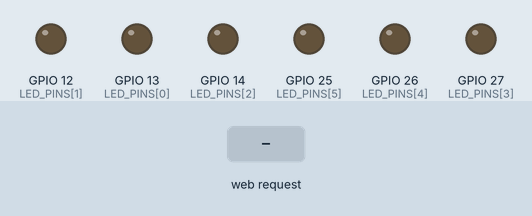
This sketch was run on a simulated ESP32. Shown: output pins drawn as LEDs (lit = HIGH). The test bench sets the inputs (shaded band). WiFi joins after 1.5 s; servers stay silent unless stated; what the sketch prints to the serial monitor is not drawn.

Above: at 3.2 s.
3.3 s: HTTP request GET /leds?count=1 received
At 4.2 s:
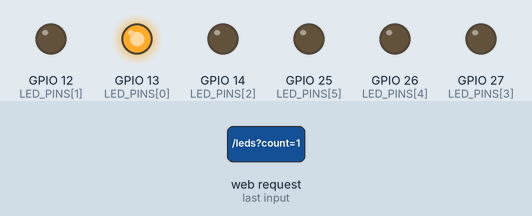
4.8 s: HTTP request GET /leds?count=0 received
At 5.4 s:
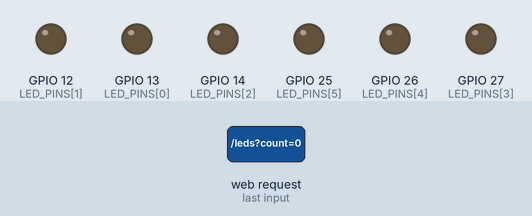
Timing chart, 0 to 7.8 s (numbered marks = the images above; inputs shaded):
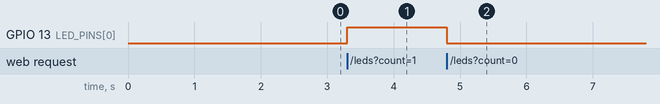

The sketch:

esp32_led_controller.ino
```cpp
/*
 * ESP32 LED Controller Web Server with PWM Brightness Support
 *
 * Class Assignment MVP: Hand Gesture Detection & LED Control System
 * Hardware Target: ESP32 Microcontroller + 6 LED Channels (D13, D12, D14, D27, D26, D25)
 * Protocol: HTTP GET Server over Wi-Fi
 *
 * Endpoints:
 *   - GET /health                  : System health check
 *   - GET /status                  : Current LED state array, brightness %, & network status
 *   - GET /leds?count=N&brightness=B: Set first N LEDs ON (N in 0..6) with brightness B (0..100%)
 */

#include <WiFi.h>
#include <WebServer.h>

// ======================= CONFIGURATION =======================
const char* WIFI_SSID     = "YOUR_WIFI_SSID";
const char* WIFI_PASSWORD = "YOUR_WIFI_PASSWORD";

const int HTTP_PORT = 80;
WebServer server(HTTP_PORT);

// Physical ESP32 GPIO Pin definitions for 6 LED Channels (D13, D12, D14, D27, D26, D25)
const int NUM_LEDS = 6;
const int LED_PINS[NUM_LEDS] = {13, 12, 14, 27, 26, 25};

// System State
int currentLedCount = 0;
int currentBrightness = 100; // Percentage 0..100
bool currentLedStates[NUM_LEDS] = {false};

// ======================= HELPER FUNCTIONS =======================
void updateLedHardware(int count, int brightnessPct) {
  currentLedCount = count;
  currentBrightness = brightnessPct;

  // Convert 0..100% brightness to 0..255 PWM duty cycle
  int pwmValue = (brightnessPct * 255) / 100;

  for (int i = 0; i < NUM_LEDS; i++) {
    bool state = (i < count);
    currentLedStates[i] = state;
#if defined(ESP_ARDUINO_VERSION_MAJOR) && ESP_ARDUINO_VERSION_MAJOR >= 3
    analogWrite(LED_PINS[i], state ? pwmValue : 0);
#else
    digitalWrite(LED_PINS[i], state ? (pwmValue > 128 ? HIGH : LOW) : LOW);
#endif
  }
}

String buildJsonStatus(bool ok, int count, int brightness, const String& extraMsg = "") {
  String json = "{";
  json += "\"ok\":" + String(ok ? "true" : "false") + ",";
  json += "\"count\":" + String(count) + ",";
  json += "\"brightness\":" + String(brightness) + ",";
  json += "\"leds\":[";
  for (int i = 0; i < NUM_LEDS; i++) {
    json += String(currentLedStates[i] ? "1" : "0");
    if (i < NUM_LEDS - 1) json += ",";
  }
  json += "]";
  if (extraMsg.length() > 0) {
    json += ",\"message\":\"" + extraMsg + "\"";
  }
  json += "}";
  return json;
}

// ======================= HTTP HANDLERS =======================
void handleHealth() {
  String json = "{\"status\":\"ok\",\"uptime_ms\":" + String(millis()) + "}";
  server.send(200, "application/json", json);
}

void handleStatus() {
  String json = buildJsonStatus(true, currentLedCount, currentBrightness);
  server.send(200, "application/json", json);
}

void handleLeds() {
  if (!server.hasArg("count")) {
    server.send(400, "application/json", "{\"ok\":false,\"error\":\"Missing 'count' query parameter\"}");
    return;
  }

  String countStr = server.arg("count");
  int countVal = countStr.toInt();

  int brightnessVal = 100;
  if (server.hasArg("brightness")) {
    brightnessVal = server.arg("brightness").toInt();
  }

  if (countVal < 0 || countVal > NUM_LEDS) {
    server.send(400, "application/json", "{\"ok\":false,\"error\":\"Count must be between 0 and 6\"}");
    return;
  }

  if (brightnessVal < 0 || brightnessVal > 100) {
    server.send(400, "application/json", "{\"ok\":false,\"error\":\"Brightness must be between 0 and 100\"}");
    return;
  }

  // Update physical GPIO PWM outputs
  updateLedHardware(countVal, brightnessVal);

  String json = buildJsonStatus(true, countVal, brightnessVal);
  server.send(200, "application/json", json);
}

void handleNotFound() {
  server.send(404, "application/json", "{\"ok\":false,\"error\":\"Route not found\"}");
}

// ======================= SETUP & LOOP =======================
void setup() {
  Serial.begin(115200);
  delay(500);

  Serial.println("\n=== ESP32 Hand Gesture 6-LED & Brightness Controller ===");

  for (int i = 0; i < NUM_LEDS; i++) {
    pinMode(LED_PINS[i], OUTPUT);
    digitalWrite(LED_PINS[i], LOW);
  }

  Serial.print("Connecting to Wi-Fi SSID: ");
  Serial.println(WIFI_SSID);
  WiFi.mode(WIFI_STA);
  WiFi.begin(WIFI_SSID, WIFI_PASSWORD);

  while (WiFi.status() != WL_CONNECTED) {
    delay(500);
    Serial.print(".");
  }

  Serial.println("\nWi-Fi Connected!");
  Serial.print("ESP32 IP Address: ");
  Serial.println(WiFi.localIP());

  server.on("/health", HTTP_GET, handleHealth);
  server.on("/status", HTTP_GET, handleStatus);
  server.on("/leds", HTTP_GET, handleLeds);
  server.onNotFound(handleNotFound);

  server.begin();
  Serial.println("HTTP Web Server started on port 80.");
}

void loop() {
  server.handleClient();
}
```

Measured:
- after the input at 3.3 s, GPIO 13 (LED_PINS[0]): LOW → HIGH at once
- after the input at 4.8 s, GPIO 13 (LED_PINS[0]): HIGH → LOW at once
